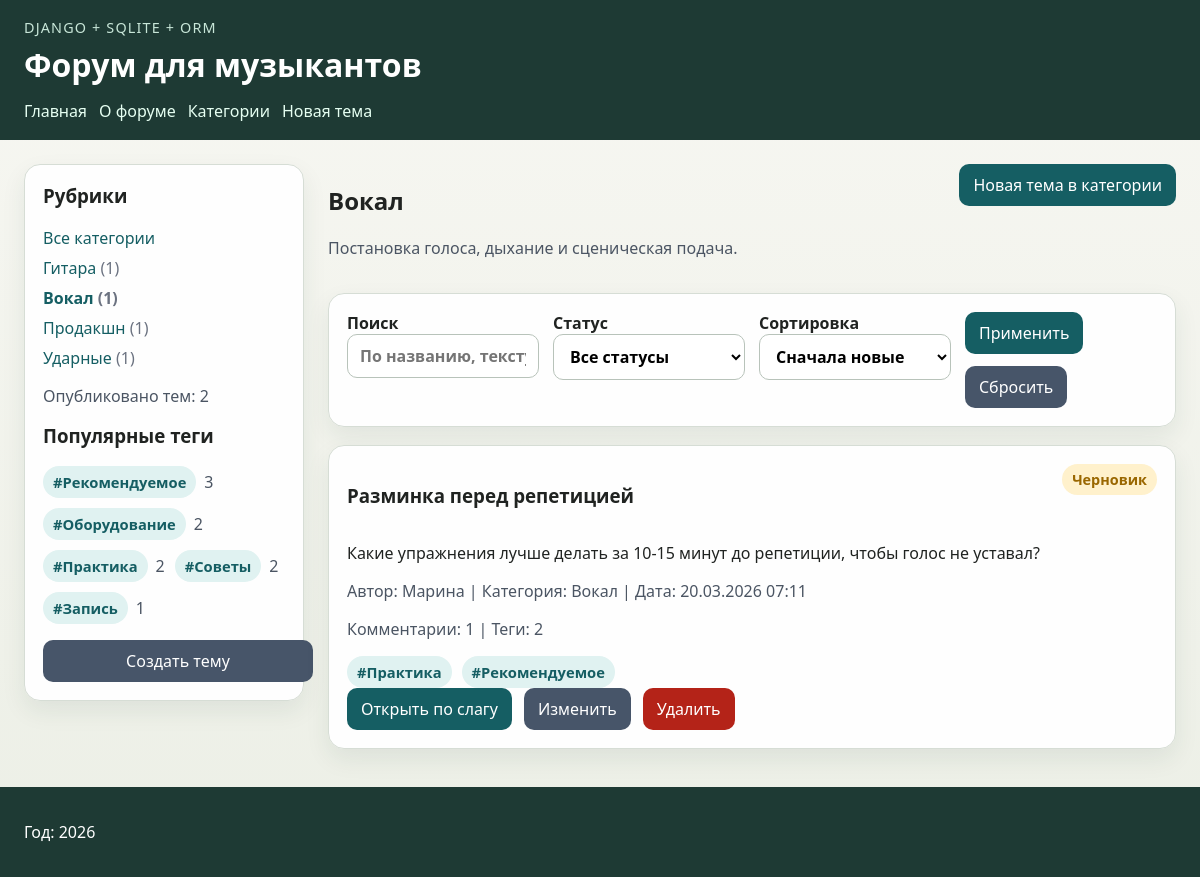
Page /categories/vocals/ on the committed database.
### musicforum/models.py (models this page shows, shortened)
class Tag(models.Model):
    name = models.CharField("Название тега", max_length=100, unique=True)
    slug = models.SlugField("Слаг", max_length=100, unique=True, allow_unicode=True)
    class Meta:
        ordering = ("name",)
        verbose_name = "тег"
        verbose_name_plural = "теги"

class Discussion(models.Model):
    Category = MusicCategory
    Status = DiscussionStatus
    CATEGORY_DESCRIPTIONS = {
        MusicCategory.GUITAR: "Выбор инструментов, усилителей, педалей и техники игры.",
        MusicCategory.VOCALS: "Постановка голоса, дыхание и сценическая подача.",
        MusicCategory.PRODUCTION: "Запись, сведение, плагины и домашние студии.",
        MusicCategory.DRUMS: "Установки, пэды, ритм и упражнения для барабанщиков.",
    }
    ORDERING_OPTIONS = [
        ("-created_at", "Сначала новые"),
        ("created_at", "Сначала старые"),
        ("title", "Название: А-Я"),
        ("-title", "Название: Я-А"),
        ("author", "Автор: А-Я"),
    ]
    title = models.CharField("Название темы", max_length=255)
    slug = models.SlugField("Слаг", max_length=255, unique=True, blank=True, allow_unicode=True)
    author = models.CharField("Автор", max_length=100)
    category = models.CharField(
        "Категория",
        max_length=20,
        choices=MusicCategory.choices,
        default=MusicCategory.GUITAR,
    )
    status = models.CharField(
        "Статус",
        max_length=20,
        choices=DiscussionStatus.choices,
        default=DiscussionStatus.PUBLISHED,
    )
    content = models.TextField("Содержание")
    created_at = models.DateTimeField("Создано", auto_now_add=True)
    updated_at = models.DateTimeField("Изменено", auto_now=True)
    tags = models.ManyToManyField(Tag, verbose_name="Теги", related_name="discussions", blank=True)
    objects = DiscussionManager()
    class Meta:
        ordering = ("-created_at", "-id")
        verbose_name = "обсуждение"
        verbose_name_plural = "обсуждения"
    @classmethod
    def get_category_catalog(cls):
        totals = cls.objects.category_totals()
        return [
            {
                "slug": value,
                "title": label,
                "description": cls.CATEGORY_DESCRIPTIONS.get(value, ""),
                "count": totals.get(value, 0),
            }
            for value, label in cls.Category.choices
        ]
    @classmethod
    def get_category_data(cls, slug):
        for item in cls.get_category_catalog():
            if item["slug"] == slug:
                return item
        return None
    @classmethod
    def get_status_options(cls):
        return list(cls.Status.choices)
    @classmethod
    def get_ordering_options(cls):
        return cls.ORDERING_OPTIONS

### musicforum/views.py (the view)
# urls.py: path("categories/<slug:category_slug>/", views.category, name="category"),
def category(request, category_slug):
    current = Discussion.get_category_data(category_slug)
    if current is None:
        raise Http404("Категория не найдена")
    filters = _build_filters(request, current_category=category_slug)
    context = {
        **_base_context(current_category=category_slug),
        **filters,
        "title": current["title"],
        "category": current,
        "discussions": _get_discussions(filters),
        "category_locked": True,
    }
    return render(request, "musicforum/category.html", context)

### musicforum/data.py (called while the page is built)
def get_menu():
    return MENU

### musicforum/models.py (called while the page is built, shortened)
    def search(self, query):
        if not query:
            return self

    def for_category(self, category_slug):
        if not category_slug:
            return self
        return self.filter(category=category_slug)

    def with_status(self, status):
        if not status:
            return self
        return self.filter(status=status)

    def published(self):
        return self.with_status(DiscussionStatus.PUBLISHED)

    def ordered(self, ordering):
        return self.order_by(*self.ORDERING_MAP.get(ordering, self.ORDERING_MAP["-created_at"]))

    def category_totals(self):
        return dict(
            self.get_queryset()
            .values("category")
            .annotate(total=Count("id"))
            .values_list("category", "total")
        )

### musicforum/templatetags/musicforum_tags.py (called while the page is built)
@register.simple_tag
def forum_name():
    return "Форум для музыкантов"

@register.simple_tag
def published_discussions_total():
    return Discussion.objects.published().count()

@register.inclusion_tag("musicforum/includes/category_list.html")
def show_categories(selected_slug=""):
    return {
        "categories": Discussion.get_category_catalog(),
        "selected_slug": selected_slug,
    }

@register.inclusion_tag("musicforum/includes/popular_tags.html")
def show_popular_tags(limit=5):
    return {
        "popular_tags": Tag.objects.annotate(total=Count("discussions", distinct=True))
        .filter(total__gt=0)
        .order_by("-total", "name")[:limit]
    }

### musicforum/views.py (called while the page is built)
def _base_context(current_category=""):
    return {
        "menu": get_menu(),
        "current_category": current_category,
        "category_options": Discussion.Category.choices,
        "status_options": Discussion.get_status_options(),
        "ordering_options": Discussion.get_ordering_options(),
        "all_tags": Tag.objects.order_by("name"),
    }

def _get_discussion_queryset():
    return (
        Discussion.objects.select_related("passport")
        .prefetch_related("tags")
        .annotate(
            comment_count=Count("comments", distinct=True),
            tag_count=Count("tags", distinct=True),
        )
    )

def _get_discussions(filters):
    return (
        _get_discussion_queryset()
        .search(filters["search_query"])
        .for_category(filters["selected_category"])
        .with_status(filters["selected_status"])
        .ordered(filters["selected_ordering"])
    )

### musicforum/templates/musicforum/category.html
{% extends 'musicforum/base.html' %}
{% block content %}
    <div class="page-heading">
        <div>
            <h2>{{ category.title }}</h2>
            <p class="lead">{{ category.description }}</p>
        </div>
        <a class="button" href="{% url 'musicforum:discussion_create' %}?category={{ category.slug }}">Новая тема в категории</a>
    </div>
    {% include 'musicforum/includes/discussion_filters.html' %}
    {% include 'musicforum/includes/discussion_cards.html' with empty_message='В этой категории пока нет подходящих тем.' %}
{% endblock %}

### musicforum/templates/musicforum/includes/popular_tags.html
{% if popular_tags %}
    <ul class="tag-cloud">
        {% for tag in popular_tags %}
            <li>
                <span class="tag-badge">#{{ tag.name }}</span>
                <span class="tag-total">{{ tag.total }}</span>
            </li>
        {% endfor %}
    </ul>
{% else %}
    <p class="sidebar-summary">Теги появятся после заполнения базы.</p>
{% endif %}

### musicforum/templates/musicforum/includes/discussion_cards.html
{% if discussions %}
    <ul class="discussion-list">
        {% for item in discussions %}
            <li>
                <div class="card-header">
                    <h3>{{ item.title }}</h3>
                    <span class="status-badge status-{{ item.status }}">{{ item.get_status_display }}</span>
                </div>
                <p>{{ item.content|truncatechars:140 }}</p>
                <p class="card-meta">
                    Автор: {{ item.author }} | Категория: {{ item.get_category_display }} | Дата: {{ item.created_at|date:"d.m.Y H:i" }}
                </p>
                <p class="card-meta">Комментарии: {{ item.comment_count }} | Теги: {{ item.tag_count }}</p>
                {% if item.tag_count %}
                    <div class="tag-list">
                        {% for tag in item.tags.all %}
                            <span class="tag-badge">#{{ tag.name }}</span>
                        {% endfor %}
                    </div>
                {% endif %}
                <div class="button-row">
                    <a class="button" href="{% url 'musicforum:discussion' item.slug %}">Открыть по слагу</a>
                    <a class="button button-secondary" href="{% url 'musicforum:discussion_update' item.slug %}">Изменить</a>
                    <a class="button button-danger" href="{% url 'musicforum:discussion_delete' item.slug %}">Удалить</a>
                </div>
            </li>
        {% endfor %}
    </ul>
{% else %}
    <p>{{ empty_message }}</p>
{% endif %}

### musicforum/static/musicforum/css/styles.css (style rules this page uses)
body { margin: 0; font-family: "Segoe UI", sans-serif; background: linear-gradient(180deg, #f7f7f2 0%, #ecefe6 100%); color: #202321; }
a { color: #155e63; text-decoration: none; }
.menu, .category-list, .discussion-list, .category-cards { list-style: none; padding: 0; margin: 0; }
.sidebar, .discussion-list li, .category-cards li, .detail-card, .filter-form, .editor-form, .stat-card { background: rgba(255, 255, 255, 0.94); border: 1px solid #d6ddd5; border-radius: 16px; box-shadow: 0 10px 24px rgba(30, 58, 52, 0.08); }
.page-heading { display: flex; justify-content: space-between; gap: 16px; align-items: start; margin-bottom: 18px; }
.lead { color: #4b5563; max-width: 720px; }
.discussion-list li, .category-cards li { padding: 18px; margin-bottom: 14px; }
.card-header, .detail-header, .button-row, .detail-meta-grid, .stats-grid { display: flex; flex-wrap: wrap; gap: 12px; }
.card-header, .detail-header { justify-content: space-between; align-items: start; }
.card-meta, .detail-meta { color: #4b5563; }
.tag-list, .tag-cloud, .comment-list { list-style: none; padding: 0; margin: 0; }
.tag-list, .tag-selector, .tag-cloud { display: flex; flex-wrap: wrap; gap: 10px; }
.tag-badge { display: inline-flex; align-items: center; padding: 6px 10px; border-radius: 999px; background: #e0f2f1; color: #155e63; font-size: 0.92rem; font-weight: 600; }
.tag-cloud li { display: flex; align-items: center; gap: 8px; }
.tag-total { color: #4b5563; }
.status-badge { display: inline-flex; align-items: center; padding: 6px 10px; border-radius: 999px; font-size: 0.9rem; font-weight: 700; }
.status-draft { background: #fff1cc; color: #9a6700; }
.button { display: inline-block; padding: 10px 14px; border: none; border-radius: 10px; background: #155e63; color: #fff; font: inherit; cursor: pointer; }
.button-secondary { background: #475569; }
.button-danger { background: #b42318; }

### rows in the picture
Tag: name "Рекомендуемое", total "3"
Tag: name "Оборудование", total "2"
Tag: name "Практика", total "2"
Tag: name "Советы", total "2"
Tag: name "Запись", total "1"
Discussion: title "Разминка перед репетицией", status "Черновик", content "Какие упражнения лучше делать за 10-15 минут до репетиции, чтобы голос не уставал?", author "Марина", category "Вокал", created_at "20.03.2026 07:11", comment_count "1", tag_count "2"

### other values in the picture
{{ item.title }} "Главная" "О форуме" "Категории" "Новая тема"
{{ cat.title }} "Гитара" "Вокал" "Продакшн" "Ударные"
{{ cat.count }} "1" "1" "1" "1"
{{ category.title }} "Вокал"
{{ category.description }} "Постановка голоса, дыхание и сценическая подача."
form field ordering "Сначала новые"
